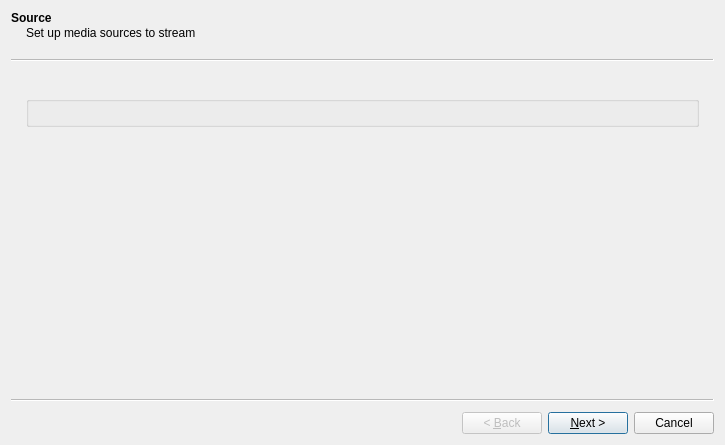
<?xml version="1.0" encoding="UTF-8"?>
<ui version="4.0">
 <author>Edward Wang</author>
 <class>Sout</class>
 <widget class="QWizard" name="Sout">
  <property name="geometry">
   <rect>
    <x>0</x>
    <y>0</y>
    <width>725</width>
    <height>445</height>
   </rect>
  </property>
  <property name="minimumSize">
   <size>
    <width>400</width>
    <height>359</height>
   </size>
  </property>
  <property name="windowTitle">
   <string>Stream Output</string>
  </property>
  <property name="wizardStyle">
   <enum>QWizard::ClassicStyle</enum>
  </property>
  <widget class="SoutWizardPage" name="sourceWizardPage">
   <property name="title">
    <string>Source</string>
   </property>
   <property name="subTitle">
    <string>Set up media sources to stream</string>
   </property>
   <layout class="QGridLayout" name="gridLayout">
    <item row="0" column="0">
     <layout class="QVBoxLayout" name="verticalLayout">
      <item>
       <widget class="QLabel" name="helpEdit">
        <property name="wordWrap">
         <bool>true</bool>
        </property>
       </widget>
      </item>
      <item>
       <widget class="SoutInputBox" name="inputBox">
        <property name="title">
         <string />
        </property>
        <property name="flat">
         <bool>true</bool>
        </property>
        <property name="checkable">
         <bool>false</bool>
        </property>
       </widget>
      </item>
     </layout>
    </item>
   </layout>
  </widget>
  <widget class="SoutWizardPage" name="destinationWizardPage">
   <property name="title">
    <string>Destination Setup</string>
   </property>
   <property name="subTitle">
    <string>Select destinations to stream to</string>
   </property>
   <layout class="QVBoxLayout" name="verticalLayout_4">
    <item>
     <widget class="QTabWidget" name="destTab">
      <property name="currentIndex">
       <number>0</number>
      </property>
      <widget class="QWidget" name="tab">
       <attribute name="title">
        <string />
       </attribute>
       <layout class="QGridLayout" name="gridLayout_11">
        <item row="0" column="0" colspan="3">
         <widget class="QLabel" name="label_4">
          <property name="text">
           <string>Add destinations following the streaming methods you need. Be sure to check with transcoding that the format is compatible with the method used.</string>
          </property>
          <property name="textFormat">
           <enum>Qt::PlainText</enum>
          </property>
          <property name="wordWrap">
           <bool>true</bool>
          </property>
         </widget>
        </item>
        <item row="1" column="0">
         <widget class="QLabel" name="label_3">
          <property name="text">
           <string>New destination</string>
          </property>
         </widget>
        </item>
        <item row="1" column="1">
         <widget class="QComboBox" name="destBox" />
        </item>
        <item row="1" column="2">
         <widget class="QPushButton" name="addButton">
          <property name="sizePolicy">
           <sizepolicy hsizetype="Maximum" vsizetype="Fixed">
            <horstretch>0</horstretch>
            <verstretch>0</verstretch>
           </sizepolicy>
          </property>
          <property name="text">
           <string>Add</string>
          </property>
         </widget>
        </item>
        <item row="2" column="0">
         <widget class="QCheckBox" name="localOutput">
          <property name="text">
           <string>Display locally</string>
          </property>
         </widget>
        </item>
       </layout>
      </widget>
     </widget>
    </item>
   </layout>
  </widget>
  <widget class="SoutWizardPage" name="wizardPage">
   <property name="title">
    <string>Transcoding Options</string>
   </property>
   <property name="subTitle">
    <string>Select and choose transcoding options</string>
   </property>
   <layout class="QVBoxLayout" name="verticalLayout_3">
    <item>
     <widget class="QCheckBox" name="transcodeBox">
      <property name="text">
       <string>Activate Transcoding</string>
      </property>
      <property name="checked">
       <bool>true</bool>
      </property>
     </widget>
    </item>
    <item>
     <widget class="VLCProfileSelector" name="profileSelect" native="true" />
    </item>
   </layout>
  </widget>
  <widget class="SoutWizardPage" name="optionsWizardPage">
   <property name="title">
    <string>Option Setup</string>
   </property>
   <property name="subTitle">
    <string>Set up any additional options for streaming</string>
   </property>
   <layout class="QVBoxLayout" name="verticalLayout_2">
    <item>
     <widget class="QGroupBox" name="groupBox_3">
      <property name="title">
       <string>Miscellaneous Options</string>
      </property>
      <layout class="QGridLayout" name="gridLayout_4">
       <item row="0" column="0" colspan="2">
        <widget class="QCheckBox" name="soutAll">
         <property name="text">
          <string>Stream all elementary streams</string>
         </property>
        </widget>
       </item>
      </layout>
     </widget>
    </item>
    <item>
     <widget class="QGroupBox" name="groupBox_4">
      <property name="title">
       <string>Generated stream output string</string>
      </property>
      <layout class="QVBoxLayout" name="verticalLayout_5">
       <item>
        <widget class="QTextEdit" name="mrlEdit">
         <property name="acceptRichText">
          <bool>false</bool>
         </property>
        </widget>
       </item>
      </layout>
     </widget>
    </item>
   </layout>
  </widget>
 </widget>
 <customwidgets>
  <customwidget>
   <class>VLCProfileSelector</class>
   <extends>QWidget</extends>
   <header>dialogs/sout/profile_selector.hpp</header>
   <container>1</container>
  </customwidget>
  <customwidget>
   <class>SoutInputBox</class>
   <extends>QGroupBox</extends>
   <header>dialogs/sout/sout_widgets.hpp</header>
   <container>1</container>
  </customwidget>
  <customwidget>
   <class>SoutWizardPage</class>
   <extends>QWizardPage</extends>
   <header>dialogs/sout/sout_widgets.hpp</header>
   <container>1</container>
  </customwidget>
 </customwidgets>
 <resources />
 <connections />
</ui>
